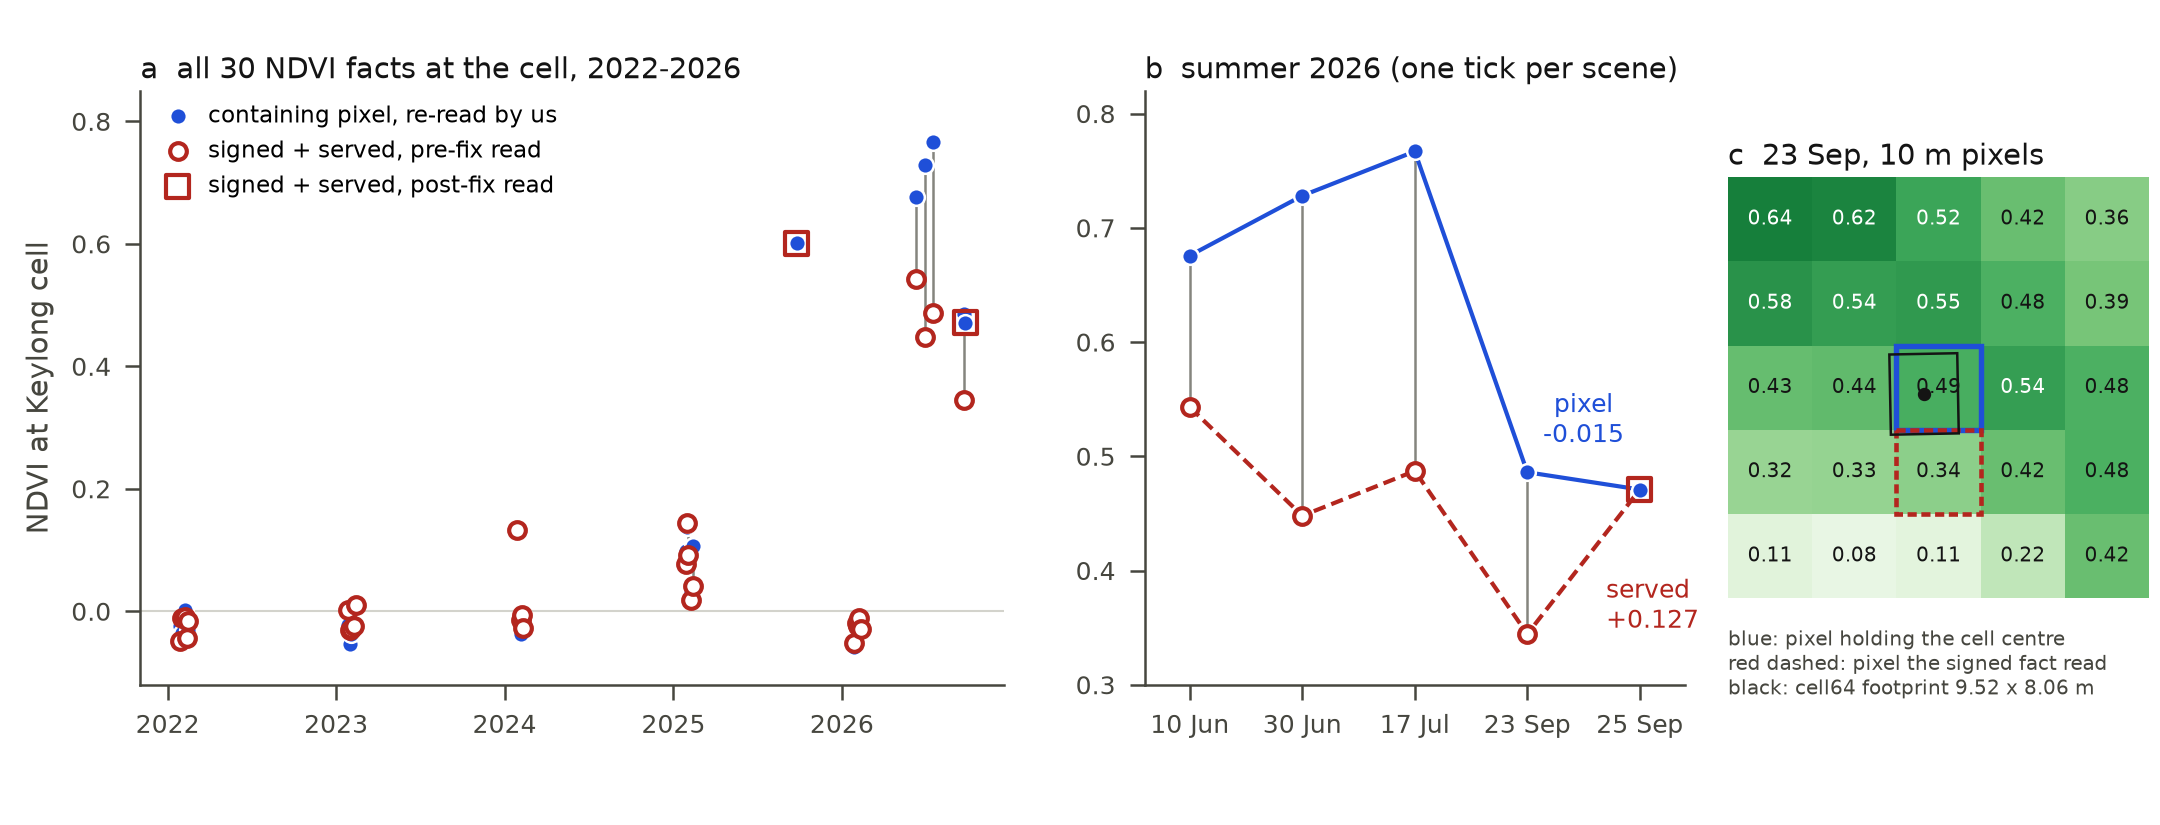

Python code for this plot:
"""Task 2: before/after figure dataset + PNG for the hero cell (Keylong, defi.zb572.xoso.zb1ec).
Inputs: census.json (census.py), change_attr_live.json (POST /v1/change_attribution), footprint.json (footprint.py).
Outputs: fig_timeseries.csv, fig_timeseries_window.csv, fig_timeseries.png, fig_timeseries.json
"""
import csv, json, math, datetime as dt
import numpy as np, matplotlib
matplotlib.use("Agg")
import matplotlib.pyplot as plt
import matplotlib.dates as mdates
from matplotlib.patches import Polygon, Rectangle

INK, INK2, MUTED, RULE, ACC, WRONG = "#141414", "#46463F", "#85857E", "#D3D3CC", "#1F4FD8", "#B3261E"
plt.rcParams.update({"font.family": "DejaVu Sans", "font.size": 7, "axes.edgecolor": INK2, "axes.labelcolor": INK2,
                     "xtick.color": INK2, "ytick.color": INK2, "axes.spines.top": False, "axes.spines.right": False,
                     "axes.linewidth": .6, "xtick.major.width": .6, "ytick.major.width": .6})
C = [r for r in json.load(open("census.json")) if r["band"] == "indices.ndvi"]
C.sort(key=lambda r: (r["capture_date"], r["signed_at"]))
CA = json.load(open("change_attr_live.json")); FP = json.load(open("footprint.json"))
rows = []
for r in C:
    rows.append(dict(cid=r["cid"], capture_date=r["capture_date"], scene=r["scene"], provider=r["provider"], signed_at=r["signed_at"],
                     signed_prefix=r["prefix_bool"], ndvi_signed_served=r["signed_value"], ndvi_containing_pixel=r["floor_value"],
                     ndvi_round_pixel=r["round_value"], error=r["signed_value"] - r["floor_value"], match_class=r["match_class"],
                     scl_signed=r["scl_signed"], scl_containing=r["scl_floor"], signed_dns=r["signed_dns"], containing_dns=r["floor_dns"]))
with open("fig_timeseries.csv", "w", newline="") as fh:
    w = csv.DictWriter(fh, fieldnames=list(rows[0])); w.writeheader(); [w.writerow(x) for x in rows]

by = {r["cid"][:8]: r for r in C}
k23, k25 = by["kxjvfwpa"], by["oj5cecci"]
served = [e for e in CA["terms"]["env"]["evidence"] if e["band"] == "indices.ndvi"][0]
d_served = served["delta"]; d_true = k25["floor_value"] - k23["floor_value"]
ndwi = [e for e in CA["terms"]["env"]["evidence"] if e["band"] == "indices.ndwi"][0]
cen = {r["cid"]: r for r in json.load(open("census.json"))}
ndwi_now, ndwi_prev = cen[ndwi["fact_cids"][0]], cen[ndwi["fact_cids"][1]]
d_ndwi_true = ndwi_now["floor_value"] - ndwi_prev["floor_value"]

# 5x5 NDVI windows (window[i][j], floor pixel at [2][2]) for the 23 Sep and 25 Sep scenes
def ndvi_win(r):
    k = list(r["windows"]); b8 = np.array(r["windows"][[x for x in k if "B08" in x][0]], float); b4 = np.array(r["windows"][[x for x in k if "B04" in x][0]], float)
    o = r["dn_offset"]; return ((b8 + o) - (b4 + o)) / ((b8 + o) + (b4 + o)), b8, b4
W23, B8_23, B4_23 = ndvi_win(k23); W25, B8_25, B4_25 = ndvi_win(k25)
with open("fig_timeseries_window.csv", "w", newline="") as fh:
    w = csv.writer(fh); w.writerow(["scene", "cog_row", "cog_col", "B08_DN", "B04_DN", "ndvi", "is_containing_pixel", "is_round_pixel"])
    for name, Wn, b8, b4 in (("S2C 2026-09-23", W23, B8_23, B4_23), ("S2A 2026-09-25", W25, B8_25, B4_25)):
        for i in range(5):
            for j in range(5):
                w.writerow([name, 9443 - 2 + i, 9098 - 2 + j, int(b8[i, j]), int(b4[i, j]), round(float(Wn[i, j]), 6), (i, j) == (2, 2), (i, j) == (3, 2)])

# footprint in window pixel coords (x = col - (9098 - 2) ; y = row - (9443 - 2)), pixel (i,j) spans [j, j+1) x [i, i+1)
c0, r0 = 9098 - 2, 9443 - 2
fpc = [((E - 600000) / 10 - c0, (3700020 - N) / 10 - r0) for E, N in FP["utm43n_corners_NW_NE_SE_SW"]]
pt = (FP["centre_col_frac"] - c0, FP["centre_row_frac"] - r0)

def clip(poly, x0, x1, y0, y1):  # Sutherland-Hodgman against an axis-aligned box
    def cut(P, inside, inter):
        out = []
        for k in range(len(P)):
            a, b = P[k - 1], P[k]
            if inside(b):
                if not inside(a): out.append(inter(a, b))
                out.append(b)
            elif inside(a): out.append(inter(a, b))
        return out
    for ax_, v, keep in ((0, x0, 1), (0, x1, -1), (1, y0, 1), (1, y1, -1)):
        ins = lambda p, ax_=ax_, v=v, keep=keep: (p[ax_] - v) * keep >= 0
        def it(a, b, ax_=ax_, v=v):
            t = (v - a[ax_]) / (b[ax_] - a[ax_]); return (a[0] + t * (b[0] - a[0]), a[1] + t * (b[1] - a[1]))
        poly = cut(poly, ins, it)
        if not poly: return []
    return poly
area = lambda P: abs(sum(P[k - 1][0] * P[k][1] - P[k][0] * P[k - 1][1] for k in range(len(P)))) / 2 if P else 0.0
tot = area(fpc); overlap = {}
for i in range(5):
    for j in range(5):
        a = area(clip(fpc, j, j + 1, i, i + 1)) / tot
        if a > 1e-9: overlap[f"cog(row {r0 + i}, col {c0 + j})"] = a

# ---- figure
fig = plt.figure(figsize=(7.2, 2.75), dpi=300)
axA = fig.add_axes([0.065, 0.17, 0.40, 0.72]); axB = fig.add_axes([0.53, 0.17, 0.25, 0.72]); axI = fig.add_axes([0.80, 0.17, 0.195, 0.72])
def pl(ax, R, lab=True):
    for r in R:
        x = dt.date.fromisoformat(r["capture_date"])
        if abs(r["signed_value"] - r["floor_value"]) > 1e-12:
            ax.plot([x, x], [r["floor_value"], r["signed_value"]], color=MUTED, lw=.6, zorder=1)
    xs = [dt.date.fromisoformat(r["capture_date"]) for r in R]
    ax.scatter(xs, [r["floor_value"] for r in R], s=16, facecolor=ACC, edgecolor="white", lw=.6, zorder=3, label="containing pixel, re-read by us")
    pre = [r for r in R if r["prefix_bool"]]; post = [r for r in R if not r["prefix_bool"]]
    ax.scatter([dt.date.fromisoformat(r["capture_date"]) for r in pre], [r["signed_value"] for r in pre], s=16, marker="o", facecolor="white", edgecolor=WRONG, lw=1.0, zorder=4, label="signed + served, pre-fix read")
    ax.scatter([dt.date.fromisoformat(r["capture_date"]) for r in post], [r["signed_value"] for r in post], s=30, marker="s", facecolor="none", edgecolor=WRONG, lw=1.0, zorder=4, label="signed + served, post-fix read")
pl(axA, C)
axA.set_ylabel("NDVI at Keylong cell"); axA.set_ylim(-0.12, 0.85)
axA.xaxis.set_major_locator(mdates.YearLocator()); axA.xaxis.set_major_formatter(mdates.DateFormatter("%Y"))
axA.axhline(0, color=RULE, lw=.5, zorder=0)
axA.set_title(f"a  all {len(C)} NDVI facts at the cell, 2022-2026", loc="left", fontsize=7, color=INK, pad=3)
axA.legend(loc="upper left", fontsize=5.6, frameon=False, handletextpad=.3, borderaxespad=.2)
S = [r for r in C if r["capture_date"] >= "2026-06-01"]
X = list(range(len(S)))
axB.plot(X, [r["floor_value"] for r in S], color=ACC, lw=1.0, zorder=2)
axB.plot(X, [r["signed_value"] for r in S], color=WRONG, lw=1.0, zorder=2, ls=(0, (3, 1.5)))
for x, r in zip(X, S):
    if abs(r["signed_value"] - r["floor_value"]) > 1e-12: axB.plot([x, x], [r["floor_value"], r["signed_value"]], color=MUTED, lw=.6, zorder=1)
    axB.scatter([x], [r["floor_value"]], s=16, facecolor=ACC, edgecolor="white", lw=.6, zorder=3)
    axB.scatter([x], [r["signed_value"]], s=16 if r["prefix_bool"] else 30, marker="o" if r["prefix_bool"] else "s",
                facecolor="white" if r["prefix_bool"] else "none", edgecolor=WRONG, lw=1.0, zorder=4)
axB.set_xticks(X); axB.set_xticklabels([dt.date.fromisoformat(r["capture_date"]).strftime("%d %b") for r in S])
axB.set_xlim(-.4, len(S) - .6); axB.set_ylim(0.30, 0.82)
axB.set_title("b  summer 2026 (one tick per scene)", loc="left", fontsize=7, color=INK, pad=3)
i23, i25 = len(S) - 2, len(S) - 1
axB.text(i25 - .3, 0.395, f"served\n{d_served:+.3f}", fontsize=6, color=WRONG, ha="left", va="top")
axB.text(i25 - .5, 0.505, f"pixel\n{d_true:+.3f}", fontsize=6, color=ACC, ha="center", va="bottom")
for ax in (axA, axB): ax.tick_params(labelsize=6)
# inset: 23 Sep 5x5 NDVI window, containing pixel, the pixel the pre-fix read took, cell64 footprint, point
cm = plt.get_cmap("Greens")
axI.imshow(W23, cmap=cm, vmin=0.0, vmax=0.8, extent=(0, 5, 5, 0), interpolation="nearest")
for i in range(5):
    for j in range(5):
        axI.text(j + .5, i + .5, f"{W23[i, j]:.2f}", ha="center", va="center", fontsize=4.8, color=INK if W23[i, j] < .5 else "white")
axI.add_patch(Rectangle((2, 2), 1, 1, fill=False, ec=ACC, lw=1.3))
axI.add_patch(Rectangle((2, 3), 1, 1, fill=False, ec=WRONG, lw=1.1, ls=(0, (2, 1))))
axI.add_patch(Polygon(fpc, closed=True, fill=False, ec=INK, lw=.6))
axI.plot(*pt, marker="o", ms=2.2, color=INK)
axI.set_xticks([]); axI.set_yticks([])
axI.set_title("c  23 Sep, 10 m pixels", loc="left", fontsize=7, color=INK, pad=3)
axI.text(0, 5.35, "blue: pixel holding the cell centre\nred dashed: pixel the signed fact read\nblack: cell64 footprint %.2f x %.2f m" % (FP["ns_geodesic_m"], FP["ew_geodesic_m_centre"]),
         fontsize=4.9, color=INK2, va="top")
for s in axI.spines.values(): s.set_visible(False)
fig.savefig("fig_timeseries.png", dpi=300); plt.close(fig)

summ = dict(n_ndvi=len(C), n_pre=sum(r["prefix_bool"] for r in C), n_pre_round=sum(r["prefix_bool"] and r["match_class"] == "matches-round" for r in C),
            served_delta_23_25=d_served, containing_delta_23_25=d_true, k23=dict(signed=k23["signed_value"], containing=k23["floor_value"], dns_signed=k23["signed_dns"], dns_containing=k23["floor_dns"]),
            k25=dict(signed=k25["signed_value"], containing=k25["floor_value"]),
            jwkqm6eh=dict(signed=by["jwkqm6eh"]["signed_value"], containing=by["jwkqm6eh"]["floor_value"], dns_containing=by["jwkqm6eh"]["floor_dns"]),
            ndwi_served=dict(delta=ndwi["delta"], now=ndwi["value_now"], prev=ndwi["value_prev"], cids=ndwi["fact_cids"]),
            ndwi_containing=dict(now=ndwi_now["floor_value"], prev=ndwi_prev["floor_value"], delta=d_ndwi_true),
            footprint_overlap_fraction=overlap, point_in_window=pt, footprint_window_coords=fpc,
            summer_2026=[(r["capture_date"], r["signed_value"], r["floor_value"], r["signed_value"] - r["floor_value"]) for r in S],
            mean_abs_err_pre=float(np.mean([abs(r["signed_value"] - r["floor_value"]) for r in C if r["prefix_bool"]])),
            max_abs_err_pre=float(max(abs(r["signed_value"] - r["floor_value"]) for r in C if r["prefix_bool"])))
json.dump(summ, open("fig_timeseries.json", "w"), indent=1)
print(json.dumps(summ, indent=1))
